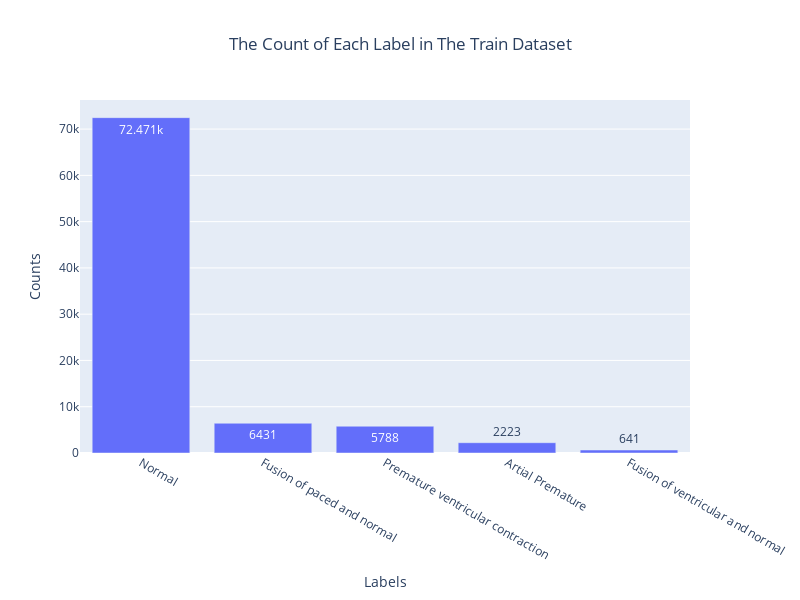
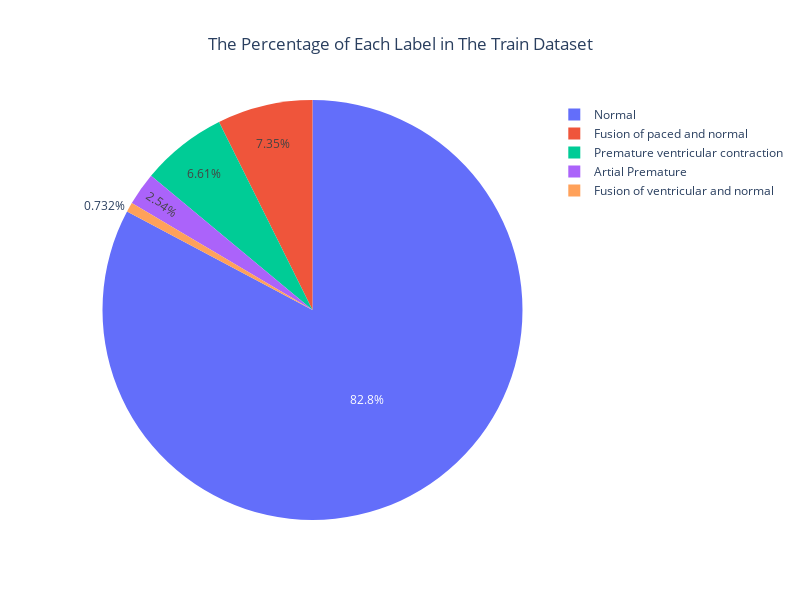

Source (notebook cell) for these figures, in order:
### Code cell
# Mapping classes with the names
labels = {
    0: "Normal",
    1: "Artial Premature",
    2: "Premature ventricular contraction",
    3: "Fusion of ventricular and normal",
    4: "Fusion of paced and normal"
}

# Calculate value counts and rename index using the labels dictionary
value_counts = train.iloc[:,-1].value_counts().rename(labels)

# Create the bar plot to see the count of labels
bar_fig = px.bar(x=value_counts.index, y=value_counts.values,
                labels = {'x':'Labels', 'y':'Counts'},
                 text_auto=True,
                 title="The Count of Each Label in The Train Dataset"
                )

pie_fig = px.pie(names=value_counts.index, values=value_counts.values,
                 title="The Percentage of Each Label in The Train Dataset")

bar_fig.update_layout(title_x=0.5, width=800, height=600)
pie_fig.update_layout(title_x=0.5, width=800, height=600)
bar_fig.show()
pie_fig.show()

### Figure 1 — Plotly figure (JSON) as saved in the notebook; plotly's stock layout.template omitted (floating-point values rounded to 4 significant figures)
{"data": [{"alignmentgroup": "True", "hovertemplate": "Labels=%{x}<br>Counts=%{y}<extra></extra>", "legendgroup": "", "marker": {"color": "#636efa", "pattern": {"shape": ""}}, "name": "", "offsetgroup": "", "orientation": "v", "showlegend": false, "textposition": "auto", "texttemplate": "%{y}", "type": "bar", "x": ["Normal", "Fusion of paced and normal", "Premature ventricular contraction", "Artial Premature", "Fusion of ventricular and normal"], "xaxis": "x", "y": [72471, 6431, 5788, 2223, 641], "yaxis": "y"}], "layout": {"barmode": "relative", "height": 600, "legend": {"tracegroupgap": 0}, "title": {"text": "The Count of Each Label in The Train Dataset", "x": 0.5}, "width": 800, "xaxis": {"anchor": "y", "domain": [0, 1], "title": {"text": "Labels"}}, "yaxis": {"anchor": "x", "domain": [0, 1], "title": {"text": "Counts"}}}}

### Figure 2 — Plotly figure (JSON) as saved in the notebook; plotly's stock layout.template omitted (floating-point values rounded to 4 significant figures)
{"data": [{"domain": {"x": [0, 1], "y": [0, 1]}, "hovertemplate": "label=%{label}<br>value=%{value}<extra></extra>", "labels": ["Normal", "Fusion of paced and normal", "Premature ventricular contraction", "Artial Premature", "Fusion of ventricular and normal"], "legendgroup": "", "name": "", "showlegend": true, "type": "pie", "values": [72471, 6431, 5788, 2223, 641]}], "layout": {"height": 600, "legend": {"tracegroupgap": 0}, "title": {"text": "The Percentage of Each Label in The Train Dataset", "x": 0.5}, "width": 800}}
